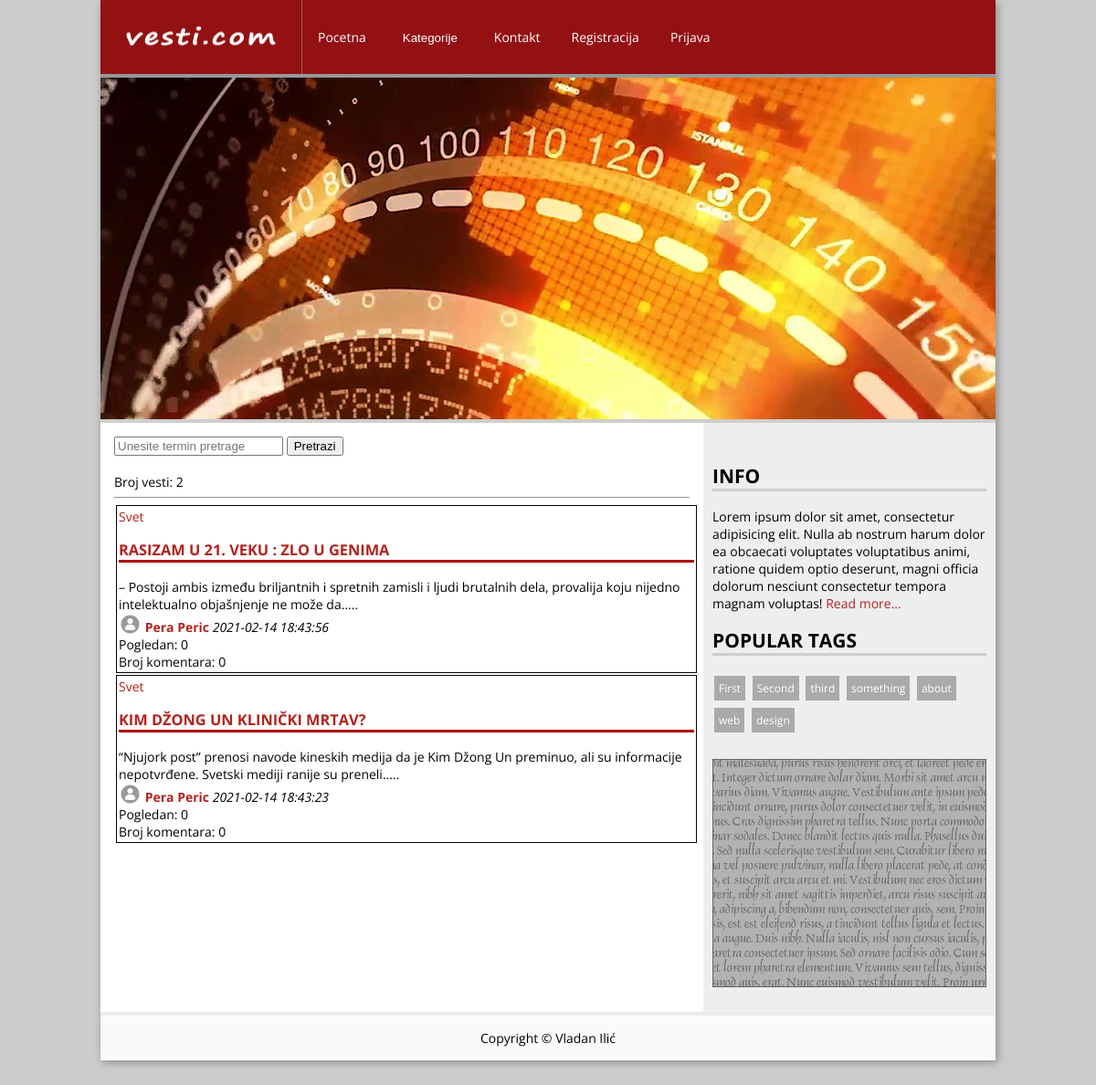
Page /index.php?kategorija=2 on the committed database.
### tables this page shows
CREATE TABLE IF NOT EXISTS `vesti` (
  `id` int(3) UNSIGNED NOT NULL AUTO_INCREMENT,
  `naslov` varchar(150) NOT NULL,
  `tekst` text NOT NULL,
  `vreme` timestamp NOT NULL DEFAULT CURRENT_TIMESTAMP,
  `autor` int(3) NOT NULL,
  `kategorija` int(3) NOT NULL,
  `obrisan` int(1) NOT NULL DEFAULT '0',
  `izmena` timestamp NULL DEFAULT NULL ON UPDATE CURRENT_TIMESTAMP,
  `pogledan` int(5) NOT NULL DEFAULT '0',
  PRIMARY KEY (`id`)
);

### klase/classBaza.php (called while the page is built, shortened)
<?php
class Baza{
    protected $lokacija;
    protected $korime;
    protected $lozinka;
    protected $baza;
    protected $db;
    public function __construct(){
        $this->lokacija="localhost";
        $this->korime="root";
        $this->lozinka="";
        $this->baza="news";
    }
    public function connect(){
        $this->db=@mysqli_connect($this->lokacija, $this->korime, $this->lozinka, $this->baza);
        return $this->db;
    }
    public function query($upit){
        return mysqli_query($this->db, $upit);
    }
    public function fetch_object($rez){
        return mysqli_fetch_object($rez);
    }
    public function num_rows($rez){
        return mysqli_num_rows($rez);
    }
}
?>

### index.php (the view, shortened to what this page needs)
<?php
$db=new Baza();
?>
<!DOCTYPE html>
<html lang="sr">
<head>
    <link href="css/style.css" rel="stylesheet">
</head>
<body>
<div id="wrapper">
    <?php include_once("_menu.php");?>
    <div class="content">
        <div id="main">
        <form action="index.php" method="post">
        <input type="text" name="termin" placeholder='Unesite termin pretrage'> <button>Pretrazi</button><br><br>
    </form>
        <?php
              $upit="SELECT * FROM vwvesti WHERE obrisan=0 ORDER BY id DESC";
              if(isset($_GET['kategorija']))$upit="SELECT * FROM vwvesti WHERE obrisan=0 AND kategorija='".$_GET['kategorija']."' ORDER BY id DESC";
              $rez=$db->query($upit);
              echo "Broj vesti: ".$db->num_rows($rez)."<hr>";
              while($red=$db->fetch_object($rez))
              {
                  echo "<div style='border: 1px solid black; width:100%;margin:2px;padding:2px'>";
                  echo "<a href='index.php?kategorija=".$red->kategorija."'>".$red->naziv."</a><br>";
                  echo "<h3><a href='vesti.php?id=".$red->id."'>".$red->naslov."</a></h3>";
                  if(isset($_GET['id']))
                      echo $red->tekst;
                  else
                  {
                      $tmp=explode(" ", $red->tekst);
                      $novi=array_slice($tmp, 0, 20);
                      $a=implode(" ", $novi).".....<br>";
                      if(isset($_POST['termin']))
                          echo str_replace(strtolower($_POST['termin']), "<span style='background-color:yellow'>".$_POST['termin']."</span>", strtolower($a));
                      else
                          echo $a;
                  }
                  if(file_exists("avatar/".$red->autor.".jpg")) $slika="avatar/".$red->autor.".jpg";
                  else $slika="avatar/nouser.jpg";
                  echo "<img src='{$slika}' height='25px'> ";
                  echo "<b><a href='index.php?autor=".$red->autor."'>".$red->ime ." ".$red->prezime."</a></b> <i>".$red->vreme."</i><br>";
                  echo "Pogledan: {$red->pogledan}<br>";
                  $upit="SELECT count(id) AS broj FROM komentari  WHERE idvesti={$red->id} AND dozvoljen=1 GROUP BY idvesti";
                  $pomrez=$db->query($upit);
                  if($db->num_rows($pomrez)==1){
                      $pomred=$db->fetch_object($pomrez);
                      echo "Broj komentara: {$pomred->broj}";
                  }
                  else
                      echo "Broj komentara: 0";
                  echo "</div>";
              }
          ?>
        </div>
        <?php include_once("_sidebar.php")?>
        </div>
        <?php include_once("_futer.php")?>
    </div>
</body>
</html>

### css/style.css (style rules this page uses)
body { background-color: #ccc; font-family: "Open Sans"; font-size: 0.875rem; margin:0; padding: 0; }
h1, h2, h3, h4, h5, h6 { text-transform: uppercase; border-bottom: 3px solid #b00203; }
a { text-decoration: none; color:#b2231d; }
img { vertical-align: bottom; }
#wrapper { background-color: white; width: 980px; margin: 0 auto 50px; border-radius: 2px; box-shadow: 2px 2px 10px #888888; }
.content { display:flex; align-items:flex-start; }
#main { padding: 15px; flex-basis: 630px; }

### rows in the picture
vesti: naziv "Svet", naslov "RASIZAM U 21. VEKU : ZLO U GENIMA", novi "– Postoji ambis između briljantnih i spretnih zamisli i ljudi brutalnih dela, provalija koju nijedno intelektualno objašnjenje ne može da", ime "Pera", prezime "Peric", vreme "2021-02-14 18:43:56", pogledan "0"
vesti: naziv "Svet", naslov "KIM DŽONG UN KLINIČKI MRTAV?", novi "“Njujork post” prenosi navode kineskih medija da je Kim Džong Un preminuo, ali su informacije nepotvrđene. Svetski mediji ranije su preneli", ime "Pera", prezime "Peric", vreme "2021-02-14 18:43:23", pogledan "0"

### other values in the picture
$db->num_rows($rez) "2"
